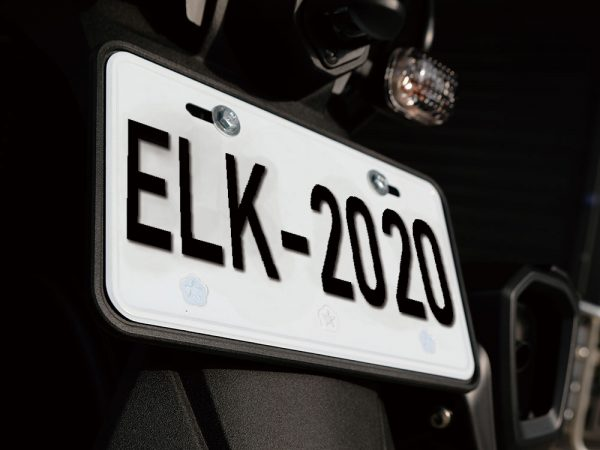
#> input picture 123.jpg, 600 x 450 px
$ python test.py
#> lines starting #> are read from the running program, lines starting #| are printed output that depends on the picture; after the words box and inside, x2 and y2 are one past the last pixel; in counts of white or black regions, pixels touching at a corner belong together
import cv2 as cv
import numpy as np


src = cv.imread("./123.jpg")
#> src is the input picture: shape (450, 600, 3); mean B, G, R 64.1, 65.4, 67.5
# cv.imshow('123', src)
gray = cv.cvtColor(src, cv.COLOR_BGR2GRAY)
# cv.imshow('gray', gray)

# gray = cv.threshold(gray, 127, 255, cv.THRESH_BINARY)
# cv.imshow('th1', gray[1])


gaussian = cv.GaussianBlur(gray, (51, 51), 0) #cv.GaussianBlur(它是輸入圖像, (高斯內核大小x, 高斯內核大小y), 0)
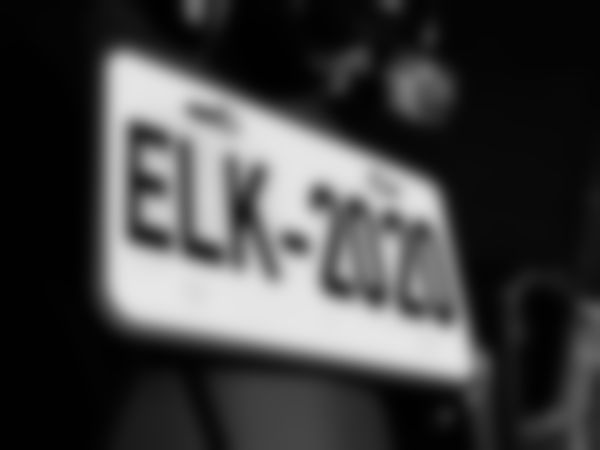
#> gaussian: shape (450, 600); min 1, max 231, mean 65.8
# cv.imshow('gaussian', gaussian)

gaussian = cv.threshold(gaussian, 127, 255, cv.THRESH_BINARY)
gaussian = gaussian[1]
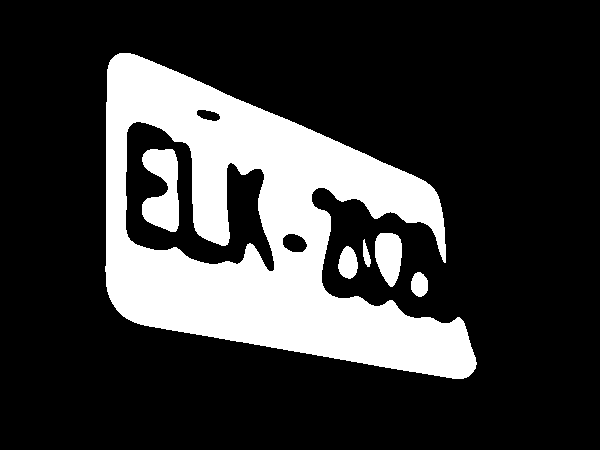
#> gaussian: shape (450, 600); 22.6% white; 6 white regions, box (x1, y1, x2, y2) and area: (105, 53, 477, 379) 56718, (142, 149, 179, 232) 2158, (375, 233, 402, 287) 1121, (338, 246, 358, 279) 487, (411, 272, 428, 297) 334, (363, 239, 371, 267) 129
# cv.imshow('threshold', gaussian)
#-----------------------------------

kernel = np.ones((7,7), np.uint8)

dilation = cv.dilate(gaussian, kernel, iterations = 6)
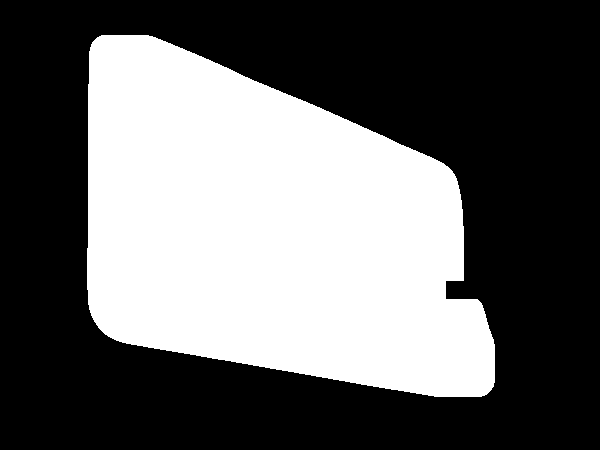
#> dilation: shape (450, 600); 39.3% white; 1 white region, box (x1, y1, x2, y2) and area: (87, 35, 495, 397) 106103
cv.imshow('dilation', dilation)

# 腐蝕影象
eroded = cv.erode(gaussian, kernel)
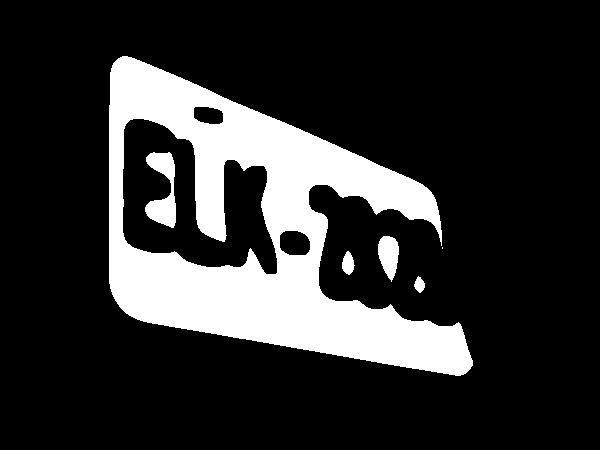
#> eroded: shape (450, 600); 18.7% white; 6 white regions (1 under 20 px), largest, box (x1, y1, x2, y2) and area: (109, 56, 473, 376) 48040, (145, 152, 176, 228) 1307, (378, 236, 399, 282) 675, (342, 251, 355, 275) 212, (414, 276, 425, 293) 122
cv.imshow('eroded', eroded)

# cv.imshow('eroded4', eroded4)
# 顯示腐蝕後的影象
cv.imshow("Eroded Image", eroded);

#----------------
edges = cv.Canny(dilation, 20, 220)
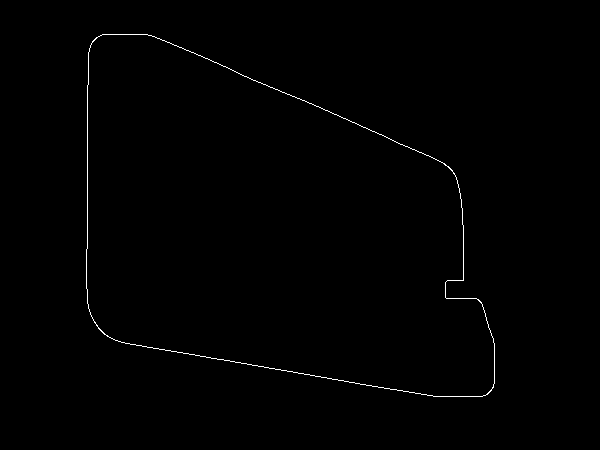
#> edges: shape (450, 600); 0.49% white in thin lines or dots, all inside (x1, y1, x2, y2) = (86, 34, 495, 397)

# edges = cv.threshold(edges, 127, 255, cv.THRESH_BINARY)

# 尋找輪廓
contours, hierarchy = cv.findContours(
    edges, cv.RETR_EXTERNAL, cv.CHAIN_APPROX_SIMPLE)
#> contours = 1 contour; box (x1, y1, x2, y2) and area: (86, 34, 495, 397) 106086

# 繪製輪廓
cv.drawContours(src, contours, -1, (0, 0, 255), 3)
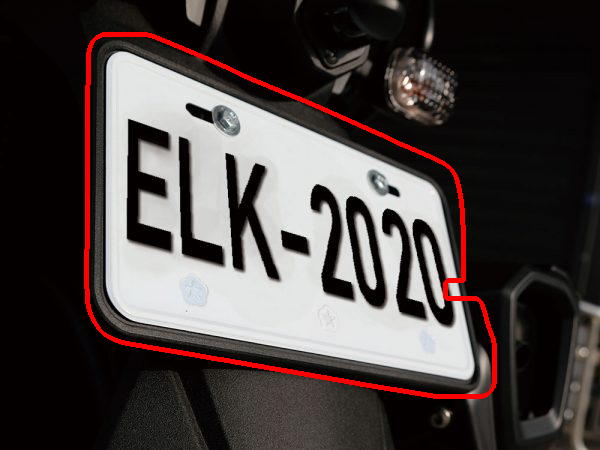
#> src: shape (450, 600, 3); 2.42% of pixels changed, all inside (x1, y1, x2, y2) = (84, 32, 497, 399)

x, y, w, h =cv.boundingRect(contours[0])
#> x = 86; y = 34; w = 409; h = 363
print(x, y, h, w)
#| 86 34 363 409

m6 = gray[y+15:y+h-15, x+15: x+w-15] #裁切所需要的範圍
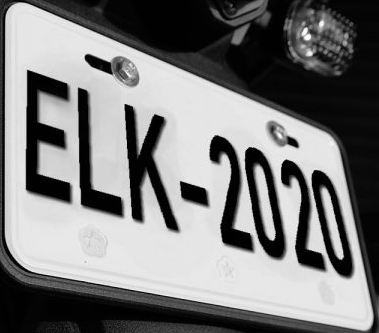
#> m6: shape (333, 379); min 0, max 254, mean 123.1
cv.imshow('m6', m6)


cv.imshow('src', src)


cv.waitKey(0)
